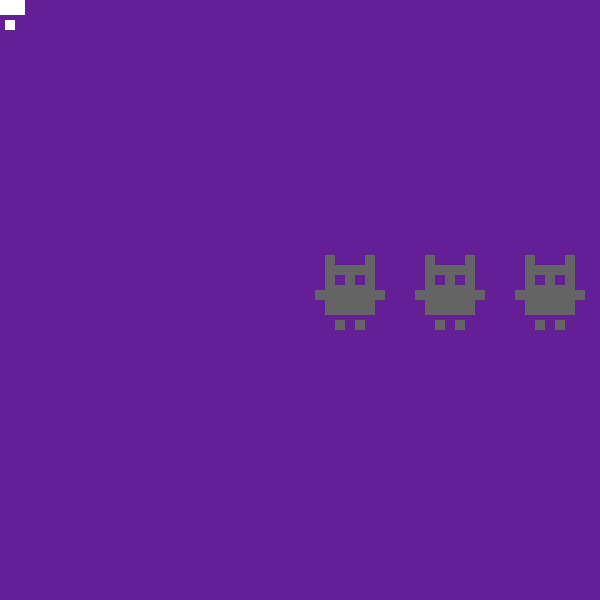
Frame 1 (no input)
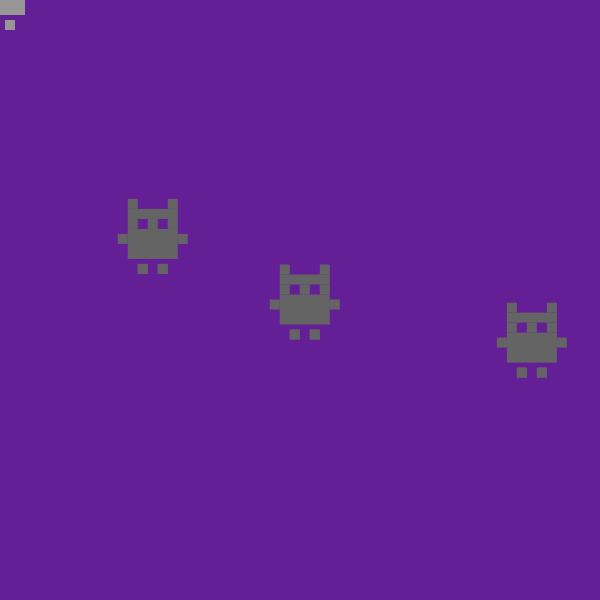
Frame 60 (the mouse pressed at the canvas centre just before this capture)
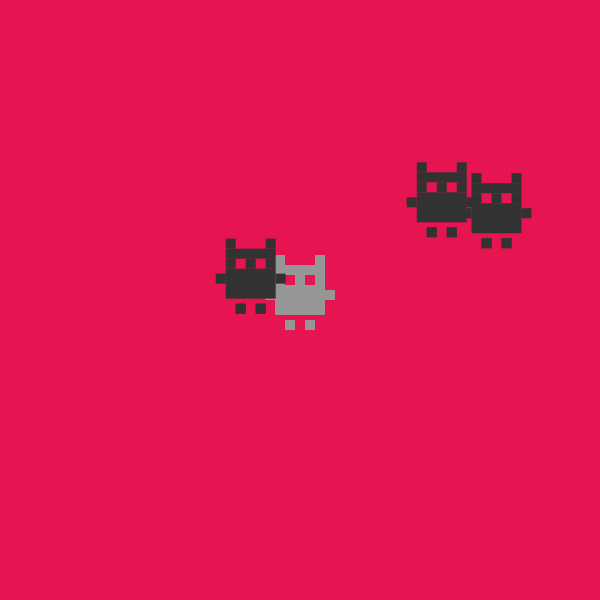
Frame 120 (the mouse held since frame 60 and released just before this capture)

The Processing sketch that drew these frames (run headless with seeded random() and noise(); from frame 60 on, the mouse is pressed at the canvas centre):

// Processing sketch: Week_1_Homework
// ── Week_1_Homework.pde
float x;    //ellipse position x
float y;    //ellipse position y
int size = 10;    //ellipse size
int size2 = 5;
float easing = 0.05f;    //easing amount (small number == slower, bigger number == faster)
Character c1;    //Defining class variable
Character c2;    //Defining class variable
Character c3;    //Defining class variable
float angle = 0;    //Angle = 0
float incr = 0.05;    //Increment = 0.05

void setup()
{
  rectMode(CENTER);
  size(600, 600);
  noStroke();
}

void draw()
{
  x += (mouseX - x) * easing;    
  //The character position x = (mouseX position is subtracted by the character's original position [- x has to be there or the character will move in the direction of the mouseX but won't return to it]) * easing 
  //[without * easing there wouldn't be an as significant slow movement returning to the ellipse]
  
  y += (mouseY - y) * easing;
  //The character position y = (mouseY position is subtracted by the character's original position [- y has to be there or the character will move in the direction of the mouseY but won't return to it]) * easing 
  //[without * easing there wouldn't be an as significant slow movement returning to the ellipse]
  
  if(mousePressed)    //if the mouse button is pressed then...
  {
    background(230, 20, 80);
    //redraw background
    
    c1 = new Character(pmouseX, pmouseY, width/2 + cos(angle) * 200, height/2 + sin(angle) * 200);    //Object moves to mouse on click
    c1.display();
    fill(50);
    
    c1 = new Character(x,y, width/2 + cos(angle * 2) * 250, height/2 + sin(angle) * 250);
    c2 = new Character(x,y, width/2 + cos(angle) * 150, height/2 + sin(angle * 2) * 150);
    c3 = new Character(x,y, width/2 + cos(angle * 0.5) * 50, height/2 + sin(angle) * 50);
    
    c1.animate();    //https://github.com/Justinayeung/Processing/blob/master/ALL%20SKETCHES/Week%2012/TrigSpin/TrigSpin.pde
    c2.animate();
    c3.animate();
    angle += incr;
    fill(150);

  }
  else    //else when mouse is not pressed
  {
    background(100, 30, 150);
    //redraw background
    
    //Calling character class
    //Calling character class
    c1 = new Character(x,y, width/2 + cos(angle) * 200, height/2 + sin(angle) * 200);    //Initializing character
    c1.display();    //character goes to mouse with easing
    fill(100);
    
    c1 = new Character(x,y, width/2 + cos(angle * 2) * 250, height/2 + sin(angle) * 250);
    c2 = new Character(x,y, width/2 + cos(angle) * 150, height/2 + sin(angle * 2) * 150);
    c3 = new Character(x,y, width/2 + cos(angle * 0.5) * 50, height/2 + sin(angle) * 50);
    
    c1.animate();    //https://github.com/Justinayeung/Processing/blob/master/ALL%20SKETCHES/Week%2012/TrigSpin/TrigSpin.pde
    c2.animate();
    c3.animate();
    angle += incr;
    fill(150);
  }
}

// ── Character.pde
//https://github.com/Justinayeung/Processing/tree/master/ALL%20SKETCHES/Week%2011/ArrayObjects

class Character
{
  //Variables that is associated with the object
  float x;
  float y;
  float x1;
  float y1;
  
  //Initialization function to initialize character
  //Needs the parameters of x and y - so that it can be called (with the easing)
  Character(float x0, float y0, float x1_, float y1_)
  {
    //Passing values as parameters
    x = x0; 
    y = y0;
    x1 = x1_;
    y1 = y1_;
  }
  
  void display()    //Character art (x, y)
  {
    rect(x, y, 50, 30);
    rect(x, y-30, 50, 10);
    rect(x, y-20, size, size);
    rect(x+20, y-20, size, size);
    rect(x-20, y-20, size, size);
    rect(x-30, y-5, size, size);
    rect(x+30, y-5, size, size);
    rect(x-20, y-40, size, size);
    rect(x+20, y-40, size, size);
    rect(x-10, y+25, size, size);
    rect(x+10, y+25, size, size);
    rect(x-10, y+25, size, size);
    rect(x+10, y+25, size, size);
  }
  
  void animate()    //Character animations (x1, y1)
  {
    rect(x1, y1, 50, 30);
    rect(x1, y1-30, 50, 10);
    rect(x1, y1-20, size, size);
    rect(x1+20, y1-20, size, size);
    rect(x1-20, y1-20, size, size);
    rect(x1-30, y1-5, size, size);
    rect(x1+30, y1-5, size, size);
    rect(x1-20, y1-40, size, size);
    rect(x1+20, y1-40, size, size);
    rect(x1-10, y1+25, size, size);
    rect(x1+10, y1+25, size, size);
    rect(x1-10, y1+25, size, size);
    rect(x1+10, y1+25, size, size);
  }
  
  void animate2()    //Character animations (x1, y1)
  {
    rect(x1, y1, 50, 30);
    rect(x1, y1-30, 50, 10);
    rect(x1, y1-20, size, size);
    rect(x1+20, y1-20, size, size);
    rect(x1-20, y1-20, size, size);
    rect(x1-30, y1-5, size, size);
    rect(x1+30, y1-5, size, size);
    rect(x1-20, y1-40, size, size);
    rect(x1+20, y1-40, size, size);
    rect(x1-10, y1+25, size, size);
    rect(x1+10, y1+25, size, size);
    rect(x1-10, y1+25, size, size);
    rect(x1+10, y1+25, size, size);
  }
  
  void animate3()    //Character animations (x1, y1)
  {
    rect(x1, y1, 50, 30);
    rect(x1, y1-30, 50, 10);
    rect(x1, y1-20, size, size);
    rect(x1+20, y1-20, size, size);
    rect(x1-20, y1-20, size, size);
    rect(x1-30, y1-5, size, size);
    rect(x1+30, y1-5, size, size);
    rect(x1-20, y1-40, size, size);
    rect(x1+20, y1-40, size, size);
    rect(x1-10, y1+25, size, size);
    rect(x1+10, y1+25, size, size);
    rect(x1-10, y1+25, size, size);
    rect(x1+10, y1+25, size, size);
  }
}
